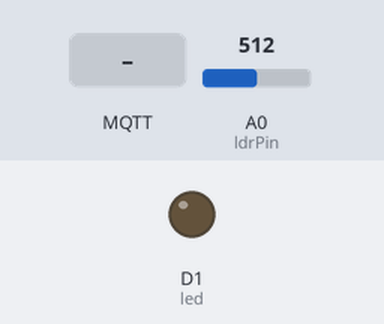
This sketch was run on a simulated ESP8266 (NodeMCU). Shown: output pins drawn as LEDs (lit = HIGH). The test bench sets the inputs (shaded band); at power-on: A0 (ldrPin) = 512. WiFi joins after 1.5 s; servers stay silent unless stated; no MQTT or app messages arrive unless stated; what the sketch prints to the serial monitor is not drawn.

Above: at 2.7 s.
2.8 s: MQTT message "ON" arrives on the first subscribed topic
At 7.7 s:
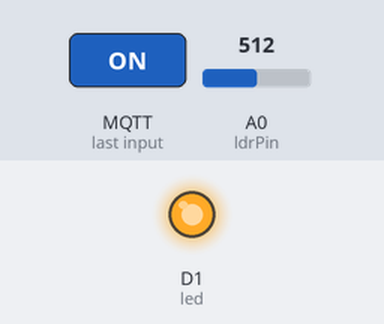
13.0 s: MQTT message "OFF" arrives on the first subscribed topic
At 17.8 s:
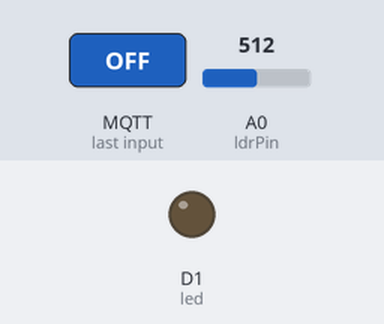
Timing chart, 0 to 19.3 s (numbered marks = the images above; inputs shaded):
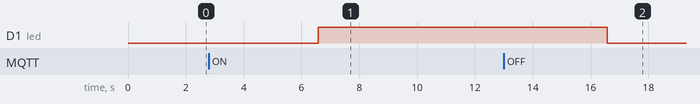

The sketch:

arduino.ino
```cpp
#include <ESP8266WiFi.h>
#include <PubSubClient.h>

String ssid     = "Alsacia";
String password = "Creativity on command";

const char* mqtt_server = "172.16.0.111";
const int mqtt_port = 1883;

const int ldrPin = A0;
const int led = D1;

WiFiClient espClient;
PubSubClient client(espClient);

void setup() {
  Serial.begin(9600);

  setup_wifi();

  client.setServer(mqtt_server, mqtt_port);
  client.setCallback(mqtt_callback);

  pinMode(led, OUTPUT);
  digitalWrite(led, LOW);
}

void loop() {
  if (!client.connected()) {
    reconnect();
  }

  client.loop();

  int rawData = analogRead(ldrPin);
  Serial.println(rawData);

  // Publicar el valor del LDR cada 5 segundos
  if (client.connected()) {
    char payload[50];
    sprintf(payload, "LDR Value: %d", rawData);
    client.publish("home/ldr", payload);
  }

  delay(5000);  // Espera de 5 segundos antes de la siguiente publicación
}

// Función para conectar al WiFi
void setup_wifi() {
  delay(10);
  Serial.println();
  Serial.print("Conectando a WiFi...");
  WiFi.begin(ssid.c_str(), password.c_str());

  while (WiFi.status() != WL_CONNECTED) {
    delay(500);
    Serial.print(".");
  }

  Serial.println("Conectado a WiFi!");
  Serial.print("Dirección IP: ");
  Serial.println(WiFi.localIP());
}

// Función de reconexión MQTT
void reconnect() {
  while (!client.connected()) {
    Serial.print("Intentando conexión MQTT...");

    if (client.connect("NodeMCUClient")) {
      Serial.println("Conectado a MQTT");

      client.subscribe("home/led/control");
    } else {
      Serial.print("Error de conexión, rc=");
      Serial.print(client.state());
      Serial.println(" Intentando nuevamente en 5 segundos");
      delay(5000);
    }
  }
}

void mqtt_callback(char* topic, byte* payload, unsigned int length) {
  Serial.print("Mensaje recibido en el tema: ");
  Serial.println(topic);

  // Convertir el payload a un string
  String message = "";
  for (int i = 0; i < length; i++) {
    message += (char)payload[i];
  }

  Serial.println("Mensaje: " + message);

  // Controlar el LED con el mensaje recibido
  if (String(topic) == "home/led/control") {
    if (message == "ON") {
      digitalWrite(led, HIGH);  // Encender LED
    } else if (message == "OFF") {
      digitalWrite(led, LOW);   // Apagar LED
    }
  }
}
```

Measured:
- after the input at 2.8 s, D1 (led): LOW → HIGH after 3.8 s
- after the input at 13.0 s, D1 (led): HIGH → LOW after 3.6 s
